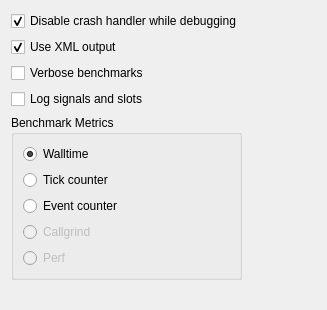
<?xml version="1.0" encoding="UTF-8"?>
<ui version="4.0">
 <class>Autotest::Internal::CargoTestSettingsPage</class>
 <widget class="QWidget" name="Autotest::Internal::CargoTestSettingsPage">
  <property name="geometry">
   <rect>
    <x>0</x>
    <y>0</y>
    <width>327</width>
    <height>310</height>
   </rect>
  </property>
  <property name="windowTitle">
   <string/>
  </property>
  <layout class="QVBoxLayout" name="verticalLayout">
   <item>
    <layout class="QHBoxLayout" name="horizontalLayout">
     <item>
      <layout class="QVBoxLayout" name="verticalLayout_2">
       <item>
        <widget class="QCheckBox" name="disableCrashhandlerCB">
         <property name="toolTip">
          <string>Enables interrupting tests on assertions.</string>
         </property>
         <property name="text">
          <string>Disable crash handler while debugging</string>
         </property>
         <property name="checked">
          <bool>true</bool>
         </property>
        </widget>
       </item>
       <item>
        <widget class="QCheckBox" name="useXMLOutputCB">
         <property name="toolTip">
          <string>XML output is recommended, because it avoids parsing issues, while plain text is more human readable.

Warning: Plain text misses some information, such as duration.</string>
         </property>
         <property name="text">
          <string>Use XML output</string>
         </property>
         <property name="checked">
          <bool>true</bool>
         </property>
        </widget>
       </item>
       <item>
        <widget class="QCheckBox" name="verboseBenchmarksCB">
         <property name="text">
          <string>Verbose benchmarks</string>
         </property>
        </widget>
       </item>
       <item>
        <widget class="QCheckBox" name="logSignalsAndSlotsCB">
         <property name="toolTip">
          <string>Log every signal emission and resulting slot invocations.</string>
         </property>
         <property name="text">
          <string>Log signals and slots</string>
         </property>
        </widget>
       </item>
       <item>
        <widget class="QGroupBox" name="groupBox">
         <property name="title">
          <string>Benchmark Metrics</string>
         </property>
         <layout class="QVBoxLayout" name="verticalLayout_3">
          <item>
           <widget class="QRadioButton" name="walltimeRB">
            <property name="sizePolicy">
             <sizepolicy hsizetype="Minimum" vsizetype="Minimum">
              <horstretch>0</horstretch>
              <verstretch>0</verstretch>
             </sizepolicy>
            </property>
            <property name="toolTip">
             <string>Uses walltime metrics for executing benchmarks (default).</string>
            </property>
            <property name="text">
             <string>Walltime</string>
            </property>
            <property name="checked">
             <bool>true</bool>
            </property>
           </widget>
          </item>
          <item>
           <widget class="QRadioButton" name="tickcounterRB">
            <property name="sizePolicy">
             <sizepolicy hsizetype="Minimum" vsizetype="Minimum">
              <horstretch>0</horstretch>
              <verstretch>0</verstretch>
             </sizepolicy>
            </property>
            <property name="toolTip">
             <string>Uses tick counter when executing benchmarks.</string>
            </property>
            <property name="text">
             <string>Tick counter</string>
            </property>
           </widget>
          </item>
          <item>
           <widget class="QRadioButton" name="eventCounterRB">
            <property name="sizePolicy">
             <sizepolicy hsizetype="Minimum" vsizetype="Minimum">
              <horstretch>0</horstretch>
              <verstretch>0</verstretch>
             </sizepolicy>
            </property>
            <property name="toolTip">
             <string>Uses event counter when executing benchmarks.</string>
            </property>
            <property name="text">
             <string>Event counter</string>
            </property>
           </widget>
          </item>
          <item>
           <widget class="QRadioButton" name="callgrindRB">
            <property name="enabled">
             <bool>false</bool>
            </property>
            <property name="sizePolicy">
             <sizepolicy hsizetype="Minimum" vsizetype="Minimum">
              <horstretch>0</horstretch>
              <verstretch>0</verstretch>
             </sizepolicy>
            </property>
            <property name="toolTip">
             <string>Uses Valgrind Callgrind when executing benchmarks (it must be installed).</string>
            </property>
            <property name="text">
             <string>Callgrind</string>
            </property>
           </widget>
          </item>
          <item>
           <widget class="QRadioButton" name="perfRB">
            <property name="enabled">
             <bool>false</bool>
            </property>
            <property name="sizePolicy">
             <sizepolicy hsizetype="Minimum" vsizetype="Minimum">
              <horstretch>0</horstretch>
              <verstretch>0</verstretch>
             </sizepolicy>
            </property>
            <property name="toolTip">
             <string>Uses Perf when executing benchmarks (it must be installed).</string>
            </property>
            <property name="text">
             <string>Perf</string>
            </property>
           </widget>
          </item>
         </layout>
        </widget>
       </item>
      </layout>
     </item>
     <item>
      <spacer name="horizontalSpacer">
       <property name="orientation">
        <enum>Qt::Horizontal</enum>
       </property>
       <property name="sizeHint" stdset="0">
        <size>
         <width>40</width>
         <height>20</height>
        </size>
       </property>
      </spacer>
     </item>
    </layout>
   </item>
   <item>
    <spacer name="verticalSpacer">
     <property name="orientation">
      <enum>Qt::Vertical</enum>
     </property>
     <property name="sizeHint" stdset="0">
      <size>
       <width>20</width>
       <height>40</height>
      </size>
     </property>
    </spacer>
   </item>
  </layout>
 </widget>
 <resources/>
 <connections/>
</ui>
